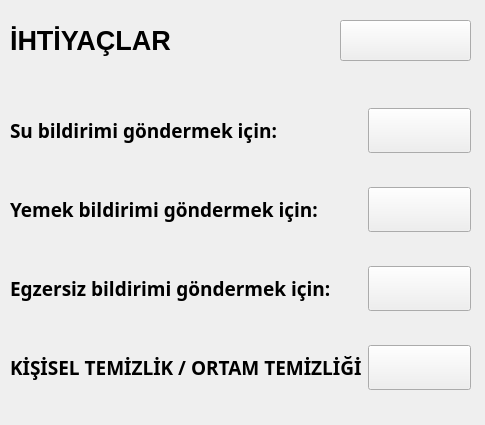
<?xml version="1.0" encoding="UTF-8"?>
<ui version="4.0">
 <class>MainWindow</class>
 <widget class="QWidget" name="MainWindow">
  <property name="geometry">
   <rect>
    <x>0</x>
    <y>0</y>
    <width>485</width>
    <height>425</height>
   </rect>
  </property>
  <property name="windowTitle">
   <string>MaM Sense</string>
  </property>
  <property name="windowIcon">
   <iconset>
    <normaloff>icons/MAMLOGO.png</normaloff>icons/MAMLOGO.png</iconset>
  </property>
  <widget class="QWidget" name="centralwidget">
   <widget class="QLabel" name="label_5">
    <property name="geometry">
     <rect>
      <x>10</x>
      <y>10</y>
      <width>211</width>
      <height>61</height>
     </rect>
    </property>
    <property name="font">
     <font>
      <pointsize>20</pointsize>
      <weight>75</weight>
      <bold>true</bold>
     </font>
    </property>
    <property name="text">
     <string>İHTİYAÇLAR</string>
    </property>
   </widget>
   <widget class="QWidget" name="gridLayoutWidget">
    <property name="geometry">
     <rect>
      <x>10</x>
      <y>80</y>
      <width>461</width>
      <height>341</height>
     </rect>
    </property>
    <layout class="QGridLayout" name="gridLayout">
     <item row="0" column="1">
      <widget class="QPushButton" name="pushButton_60">
       <property name="font">
        <font>
         <family>Century Gothic</family>
         <pointsize>20</pointsize>
         <weight>75</weight>
         <bold>true</bold>
        </font>
       </property>
       <property name="text">
        <string/>
       </property>
       <property name="icon">
        <iconset>
         <normaloff>icons/notification.png</normaloff>icons/notification.png</iconset>
       </property>
       <property name="iconSize">
        <size>
         <width>32</width>
         <height>32</height>
        </size>
       </property>
      </widget>
     </item>
     <item row="2" column="1">
      <widget class="QPushButton" name="pushButton_62">
       <property name="font">
        <font>
         <family>Century Gothic</family>
         <pointsize>20</pointsize>
         <weight>75</weight>
         <bold>true</bold>
        </font>
       </property>
       <property name="text">
        <string/>
       </property>
       <property name="icon">
        <iconset>
         <normaloff>icons/notification.png</normaloff>icons/notification.png</iconset>
       </property>
       <property name="iconSize">
        <size>
         <width>32</width>
         <height>32</height>
        </size>
       </property>
      </widget>
     </item>
     <item row="1" column="1">
      <widget class="QPushButton" name="pushButton_61">
       <property name="font">
        <font>
         <family>Century Gothic</family>
         <pointsize>20</pointsize>
         <weight>75</weight>
         <bold>true</bold>
        </font>
       </property>
       <property name="text">
        <string/>
       </property>
       <property name="icon">
        <iconset>
         <normaloff>icons/notification.png</normaloff>icons/notification.png</iconset>
       </property>
       <property name="iconSize">
        <size>
         <width>32</width>
         <height>32</height>
        </size>
       </property>
      </widget>
     </item>
     <item row="3" column="1">
      <widget class="QPushButton" name="pushButton_63">
       <property name="font">
        <font>
         <family>Century Gothic</family>
         <pointsize>20</pointsize>
         <weight>75</weight>
         <bold>true</bold>
        </font>
       </property>
       <property name="text">
        <string/>
       </property>
       <property name="icon">
        <iconset>
         <normaloff>icons/go.png</normaloff>icons/go.png</iconset>
       </property>
       <property name="iconSize">
        <size>
         <width>32</width>
         <height>32</height>
        </size>
       </property>
      </widget>
     </item>
     <item row="3" column="0">
      <widget class="QLabel" name="label_3">
       <property name="font">
        <font>
         <family>Century Gothic</family>
         <pointsize>14</pointsize>
         <weight>75</weight>
         <bold>true</bold>
        </font>
       </property>
       <property name="text">
        <string>KİŞİSEL TEMİZLİK / ORTAM TEMİZLİĞİ</string>
       </property>
      </widget>
     </item>
     <item row="2" column="0">
      <widget class="QLabel" name="label_6">
       <property name="font">
        <font>
         <family>Century Gothic</family>
         <pointsize>14</pointsize>
         <weight>75</weight>
         <bold>true</bold>
        </font>
       </property>
       <property name="text">
        <string>Egzersiz bildirimi göndermek için:   </string>
       </property>
      </widget>
     </item>
     <item row="1" column="0">
      <widget class="QLabel" name="label_7">
       <property name="font">
        <font>
         <family>Century Gothic</family>
         <pointsize>14</pointsize>
         <weight>75</weight>
         <bold>true</bold>
        </font>
       </property>
       <property name="text">
        <string>Yemek bildirimi göndermek için:   </string>
       </property>
      </widget>
     </item>
     <item row="0" column="0">
      <widget class="QLabel" name="label_4">
       <property name="font">
        <font>
         <family>Century Gothic</family>
         <pointsize>14</pointsize>
         <weight>75</weight>
         <bold>true</bold>
        </font>
       </property>
       <property name="text">
        <string>Su bildirimi göndermek için:</string>
       </property>
       <property name="alignment">
        <set>Qt::AlignLeading|Qt::AlignLeft|Qt::AlignVCenter</set>
       </property>
      </widget>
     </item>
    </layout>
   </widget>
   <widget class="QPushButton" name="pushButton_65">
    <property name="geometry">
     <rect>
      <x>340</x>
      <y>20</y>
      <width>131</width>
      <height>41</height>
     </rect>
    </property>
    <property name="font">
     <font>
      <family>Century Gothic</family>
      <pointsize>20</pointsize>
      <weight>75</weight>
      <bold>true</bold>
     </font>
    </property>
    <property name="text">
     <string/>
    </property>
    <property name="icon">
     <iconset>
      <normaloff>icons/back.png</normaloff>icons/back.png</iconset>
    </property>
    <property name="iconSize">
     <size>
      <width>32</width>
      <height>32</height>
     </size>
    </property>
   </widget>
  </widget>
 </widget>
 <resources/>
 <connections/>
</ui>
